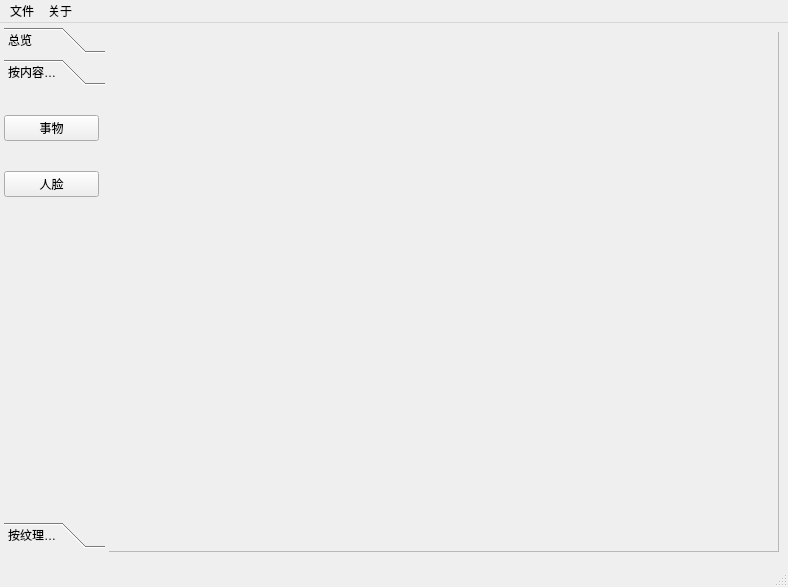
<?xml version="1.0" encoding="UTF-8"?>
<ui version="4.0">
 <class>MainWindow</class>
 <widget class="QMainWindow" name="MainWindow">
  <property name="geometry">
   <rect>
    <x>0</x>
    <y>0</y>
    <width>788</width>
    <height>587</height>
   </rect>
  </property>
  <property name="windowTitle">
   <string>MainWindow</string>
  </property>
  <widget class="QWidget" name="centralwidget">
   <widget class="QToolBox" name="toolBox">
    <property name="geometry">
     <rect>
      <x>4</x>
      <y>4</y>
      <width>101</width>
      <height>521</height>
     </rect>
    </property>
    <property name="currentIndex">
     <number>1</number>
    </property>
    <widget class="QWidget" name="page_all">
     <property name="geometry">
      <rect>
       <x>0</x>
       <y>0</y>
       <width>101</width>
       <height>431</height>
      </rect>
     </property>
     <attribute name="label">
      <string>总览</string>
     </attribute>
     <widget class="QWidget" name="verticalLayoutWidget">
      <property name="geometry">
       <rect>
        <x>0</x>
        <y>-1</y>
        <width>95</width>
        <height>51</height>
       </rect>
      </property>
      <layout class="QVBoxLayout" name="verticalLayout">
       <item>
        <widget class="QPushButton" name="b_allp">
         <property name="text">
          <string>全部照片</string>
         </property>
        </widget>
       </item>
      </layout>
     </widget>
    </widget>
    <widget class="QWidget" name="page_content">
     <property name="geometry">
      <rect>
       <x>0</x>
       <y>0</y>
       <width>101</width>
       <height>431</height>
      </rect>
     </property>
     <attribute name="label">
      <string>按内容浏览</string>
     </attribute>
     <widget class="QWidget" name="verticalLayoutWidget_2">
      <property name="geometry">
       <rect>
        <x>0</x>
        <y>0</y>
        <width>95</width>
        <height>131</height>
       </rect>
      </property>
      <layout class="QVBoxLayout" name="verticalLayout_2">
       <item>
        <widget class="QPushButton" name="b_things">
         <property name="text">
          <string>事物</string>
         </property>
        </widget>
       </item>
       <item>
        <widget class="QPushButton" name="b_face">
         <property name="text">
          <string>人脸</string>
         </property>
        </widget>
       </item>
      </layout>
     </widget>
    </widget>
    <widget class="QWidget" name="page_grain">
     <property name="geometry">
      <rect>
       <x>0</x>
       <y>0</y>
       <width>101</width>
       <height>431</height>
      </rect>
     </property>
     <attribute name="label">
      <string>按纹理浏览</string>
     </attribute>
     <widget class="QWidget" name="verticalLayoutWidget_3">
      <property name="geometry">
       <rect>
        <x>0</x>
        <y>0</y>
        <width>101</width>
        <height>51</height>
       </rect>
      </property>
      <layout class="QVBoxLayout" name="verticalLayout_3">
       <item>
        <widget class="QPushButton" name="b_g">
         <property name="text">
          <string>点击浏览</string>
         </property>
        </widget>
       </item>
      </layout>
     </widget>
    </widget>
   </widget>
   <widget class="QStackedWidget" name="stackedWidget">
    <property name="geometry">
     <rect>
      <x>109</x>
      <y>9</y>
      <width>671</width>
      <height>521</height>
     </rect>
    </property>
    <property name="currentIndex">
     <number>0</number>
    </property>
    <widget class="QWidget" name="page_0">
     <widget class="QScrollArea" name="scrollArea">
      <property name="geometry">
       <rect>
        <x>-1</x>
        <y>-1</y>
        <width>671</width>
        <height>521</height>
       </rect>
      </property>
      <property name="widgetResizable">
       <bool>false</bool>
      </property>
      <widget class="QWidget" name="scrollAreaWidgetContents">
       <property name="geometry">
        <rect>
         <x>0</x>
         <y>0</y>
         <width>669</width>
         <height>519</height>
        </rect>
       </property>
       <widget class="QWidget" name="widget" native="true">
        <property name="geometry">
         <rect>
          <x>49</x>
          <y>19</y>
          <width>591</width>
          <height>491</height>
         </rect>
        </property>
        <widget class="QWidget" name="gridLayoutWidget_2">
         <property name="geometry">
          <rect>
           <x>-1</x>
           <y>-1</y>
           <width>591</width>
           <height>491</height>
          </rect>
         </property>
         <layout class="QGridLayout" name="gridLayout_2"/>
        </widget>
       </widget>
      </widget>
     </widget>
    </widget>
    <widget class="QWidget" name="page_1">
     <widget class="QWidget" name="gridLayoutWidget">
      <property name="geometry">
       <rect>
        <x>30</x>
        <y>10</y>
        <width>611</width>
        <height>41</height>
       </rect>
      </property>
      <layout class="QGridLayout" name="gridLayout">
       <item row="0" column="1">
        <widget class="QPushButton" name="B_aminals">
         <property name="text">
          <string>飞禽走兽</string>
         </property>
        </widget>
       </item>
       <item row="0" column="0">
        <widget class="QPushButton" name="B_transport">
         <property name="text">
          <string>交通市政</string>
         </property>
        </widget>
       </item>
       <item row="0" column="2">
        <widget class="QPushButton" name="B_sthings">
         <property name="text">
          <string>随身物品</string>
         </property>
        </widget>
       </item>
       <item row="0" column="4">
        <widget class="QPushButton" name="pushButton_6">
         <property name="text">
          <string>食物家居</string>
         </property>
        </widget>
       </item>
       <item row="0" column="3">
        <widget class="QPushButton" name="B_sports">
         <property name="text">
          <string>运动相关</string>
         </property>
        </widget>
       </item>
      </layout>
     </widget>
     <widget class="QStackedWidget" name="stackedWidget_2">
      <property name="geometry">
       <rect>
        <x>39</x>
        <y>69</y>
        <width>591</width>
        <height>441</height>
       </rect>
      </property>
      <widget class="QWidget" name="page_t">
       <widget class="QScrollArea" name="scrollArea_2">
        <property name="geometry">
         <rect>
          <x>9</x>
          <y>19</y>
          <width>571</width>
          <height>391</height>
         </rect>
        </property>
        <property name="widgetResizable">
         <bool>true</bool>
        </property>
        <widget class="QWidget" name="scrollAreaWidgetContents_2">
         <property name="geometry">
          <rect>
           <x>0</x>
           <y>0</y>
           <width>569</width>
           <height>389</height>
          </rect>
         </property>
        </widget>
       </widget>
      </widget>
      <widget class="QWidget" name="page_a"/>
      <widget class="QWidget" name="page_b"/>
      <widget class="QWidget" name="page_s"/>
      <widget class="QWidget" name="page_f"/>
     </widget>
    </widget>
    <widget class="QWidget" name="page_2">
     <widget class="QLabel" name="label_3">
      <property name="geometry">
       <rect>
        <x>260</x>
        <y>210</y>
        <width>111</width>
        <height>16</height>
       </rect>
      </property>
      <property name="text">
       <string>这是页面三</string>
      </property>
     </widget>
    </widget>
    <widget class="QWidget" name="page_3">
     <widget class="QLabel" name="label_4">
      <property name="geometry">
       <rect>
        <x>190</x>
        <y>210</y>
        <width>141</width>
        <height>16</height>
       </rect>
      </property>
      <property name="text">
       <string>这是页面四</string>
      </property>
     </widget>
    </widget>
   </widget>
   <zorder>stackedWidget</zorder>
   <zorder>toolBox</zorder>
  </widget>
  <widget class="QMenuBar" name="menubar">
   <property name="geometry">
    <rect>
     <x>0</x>
     <y>0</y>
     <width>788</width>
     <height>26</height>
    </rect>
   </property>
   <widget class="QMenu" name="menu">
    <property name="title">
     <string>文件</string>
    </property>
    <addaction name="actionadd_folder"/>
    <addaction name="actionadd_one"/>
    <addaction name="actionadd_pl"/>
    <addaction name="actiondel"/>
   </widget>
   <widget class="QMenu" name="menu_2">
    <property name="title">
     <string>关于</string>
    </property>
    <addaction name="actioncreater"/>
    <addaction name="actionhelp"/>
   </widget>
   <addaction name="menu"/>
   <addaction name="menu_2"/>
  </widget>
  <widget class="QStatusBar" name="statusbar"/>
  <action name="actionadd_folder">
   <property name="text">
    <string>添加文件夹</string>
   </property>
  </action>
  <action name="actioncreater">
   <property name="text">
    <string>作者信息</string>
   </property>
  </action>
  <action name="actionhelp">
   <property name="text">
    <string>帮助文档</string>
   </property>
  </action>
  <action name="actionadd_one">
   <property name="text">
    <string>添加单张照片</string>
   </property>
  </action>
  <action name="actionadd_pl">
   <property name="text">
    <string>添加多张照片</string>
   </property>
  </action>
  <action name="actiondel">
   <property name="text">
    <string>删除</string>
   </property>
  </action>
 </widget>
 <resources/>
 <connections/>
</ui>
